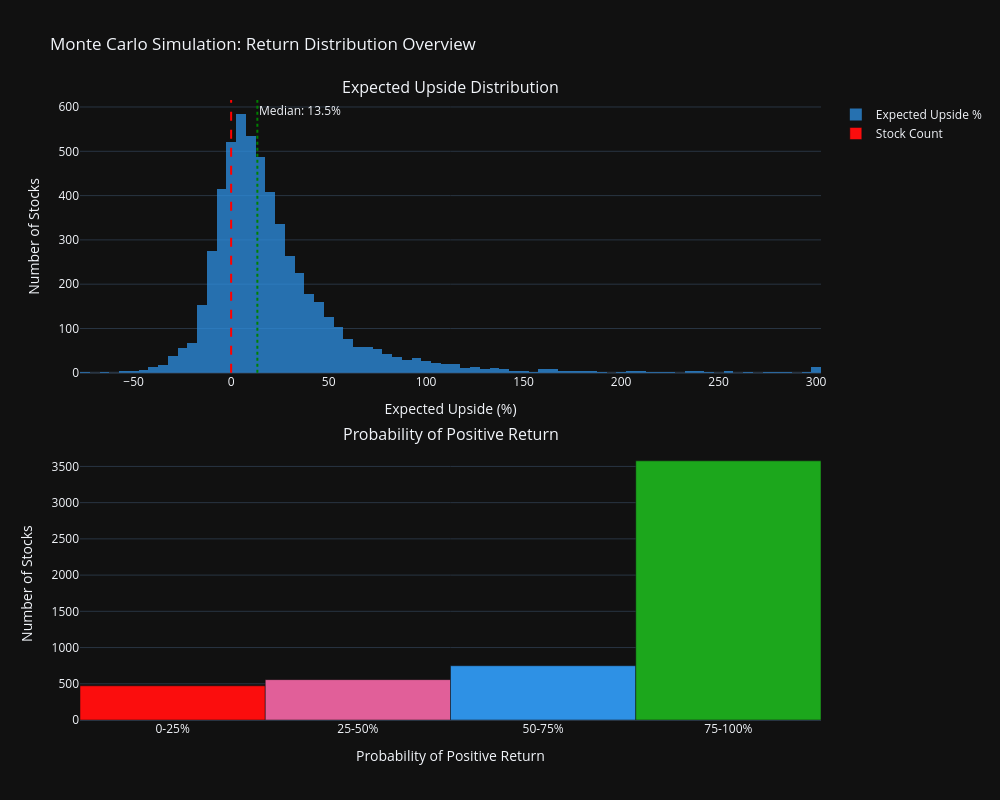

Notebook code for this chart:
### Markdown cell above
### 4.1 Expected Upside Distribution

### Code cell
fig = make_subplots(
    rows=2, cols=1,
    subplot_titles=("Expected Upside Distribution", "Probability of Positive Return"),
    vertical_spacing=0.12,
)

# Clip extreme outliers for better visualization
upside_clipped = mc["expected_upside_pct"].clip(-100, 300)

fig.add_trace(
    go.Histogram(
        x=upside_clipped,
        nbinsx=80,
        marker_color=COLORS[0],
        opacity=0.75,
        name="Expected Upside %",
    ),
    row=1, col=1,
)
fig.add_vline(x=0, line_dash="dash", line_color="red", row=1, col=1)
fig.add_vline(
    x=mc["expected_upside_pct"].median(),
    line_dash="dot", line_color="green",
    annotation_text=f"Median: {mc['expected_upside_pct'].median():.1f}%",
    row=1, col=1,
)

# Probability of positive return - pie chart
prob_bins = pd.cut(mc["prob_positive_upside"], bins=[0, 25, 50, 75, 100],
                   labels=["0-25%", "25-50%", "50-75%", "75-100%"])
prob_counts = prob_bins.value_counts().sort_index()
fig.add_trace(
    go.Bar(
        x=prob_counts.index.astype(str),
        y=prob_counts.values,
        marker_color=[COLORS[3], COLORS[1], COLORS[0], COLORS[2]],
        name="Stock Count",
    ),
    row=2, col=1,
)

fig.update_layout(
    title="Monte Carlo Simulation: Return Distribution Overview",
    template=PLOTLY_TEMPLATE,
    height=800,
    width=1000,
    showlegend=True,
)
fig.update_xaxes(title_text="Expected Upside (%)", row=1, col=1)
fig.update_xaxes(title_text="Probability of Positive Return", row=2, col=1)
fig.update_yaxes(title_text="Number of Stocks", row=1, col=1)
fig.update_yaxes(title_text="Number of Stocks", row=2, col=1)
fig.show()

### Figure 1 — Plotly figure (JSON) as saved in the notebook; plotly's stock layout.template omitted (floating-point values rounded to 4 significant figures; data arrays with more than 128 entries replaced by an {"elided": "..."} marker saying what was removed)
{"data": [{"marker": {"color": "#2E91E5"}, "name": "Expected Upside %", "nbinsx": 80, "opacity": 0.75, "x": {"elided": "5584 float values"}, "type": "histogram", "xaxis": "x", "yaxis": "y"}, {"marker": {"color": ["#FB0D0D", "#E15F99", "#2E91E5", "#1CA71C"]}, "name": "Stock Count", "x": ["0-25%", "25-50%", "50-75%", "75-100%"], "y": [472, 557, 749, 3577], "type": "bar", "xaxis": "x2", "yaxis": "y2"}], "layout": {"xaxis": {"anchor": "y", "domain": [0.0, 1.0], "title": {"text": "Expected Upside (%)"}}, "yaxis": {"anchor": "x", "domain": [0.56, 1.0], "title": {"text": "Number of Stocks"}}, "xaxis2": {"anchor": "y2", "domain": [0.0, 1.0], "title": {"text": "Probability of Positive Return"}}, "yaxis2": {"anchor": "x2", "domain": [0.0, 0.44], "title": {"text": "Number of Stocks"}}, "annotations": [{"font": {"size": 16}, "showarrow": false, "text": "Expected Upside Distribution", "x": 0.5, "xanchor": "center", "xref": "paper", "y": 1.0, "yanchor": "bottom", "yref": "paper"}, {"font": {"size": 16}, "showarrow": false, "text": "Probability of Positive Return", "x": 0.5, "xanchor": "center", "xref": "paper", "y": 0.44, "yanchor": "bottom", "yref": "paper"}, {"showarrow": false, "text": "Median: 13.5%", "x": 13.46, "xanchor": "left", "xref": "x", "y": 1, "yanchor": "top", "yref": "y domain"}], "shapes": [{"line": {"color": "red", "dash": "dash"}, "type": "line", "x0": 0, "x1": 0, "xref": "x", "y0": 0, "y1": 1, "yref": "y domain"}, {"line": {"color": "green", "dash": "dot"}, "type": "line", "x0": 13.46, "x1": 13.46, "xref": "x", "y0": 0, "y1": 1, "yref": "y domain"}], "title": {"text": "Monte Carlo Simulation: Return Distribution Overview"}, "height": 800, "width": 1000, "showlegend": true}}
